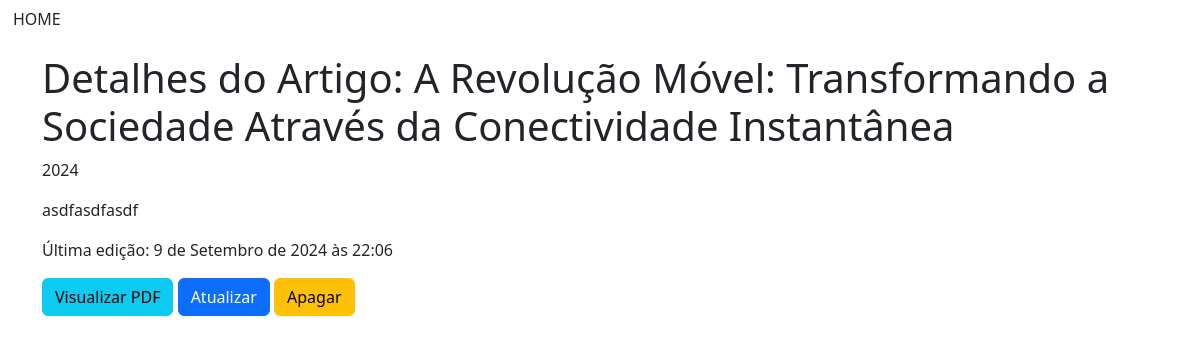
Page /artigo_detalhe/2 on the committed database.
### crud_app/models.py (models this page shows)
class Artigo(models.Model):
    titulo = models.CharField(max_length=200, blank=False, null=False)
    autores = models.CharField(max_length=300, blank=False, null=False)
    resumo = models.TextField(blank=False, null=False)
    abstract = models.TextField(blank=False, null=False)
    palavras_chave = models.CharField(max_length=200, blank=False, null=False)
    data_ano = models.IntegerField(blank=False, null=False, default=timezone.now().year)
    revista = models.CharField(max_length=200, blank=False, null=False)
    arquivo = models.FileField(upload_to='uploads/', blank=False)
    data_ultima_edicao = models.DateTimeField(auto_now=True)

### crud_app/views.py (the view)
# urls.py: path('artigo_detalhe/<int:id>', views.artigo_detalhes, name='artigo_detalhe'),
def artigo_detalhes(request, id):
    template_name = 'artigo_detalhe.html'
    artigo = Artigo.objects.get(id=id)
    artigo = get_object_or_404(Artigo, id=id)
    context = {
        'artigo': artigo,
        'url_visualizar': reverse('visualizar_artigo', args=[artigo.id])
        }
    return render(request, template_name, context)

### crud_app/templates/artigo_detalhe.html (shortened to what this page needs)
{% extends 'base.html' %}
{% block content %}
<h1>Detalhes do Artigo: {{artigo.titulo}} </h1>
<p> {{artigo.data_ano}} </p>
<p> {{artigo.resumo}} </p>
{% if artigo.data_ultima_edicao %}
<p>Última edição: {{ artigo.data_ultima_edicao }}</p>
{% endif %}
<a class="btn btn-info" href="{{ url_visualizar }}">Visualizar PDF</a>
<a class="btn btn-primary" href="{% url 'artigo_update' artigo.id %}"> Atualizar </a>
<a class="btn btn-warning" href="{% url 'artigo_delete' artigo.id %} ">Apagar</a>
{% endblock content %}

### rows in the picture
Artigo: titulo "A Revolução Móvel: Transformando a Sociedade Através da Conectividade Instantânea", data_ano "2024", resumo "asdfasdfasdf", data_ultima_edicao "9 de Setembro de 2024 às 22:06"
